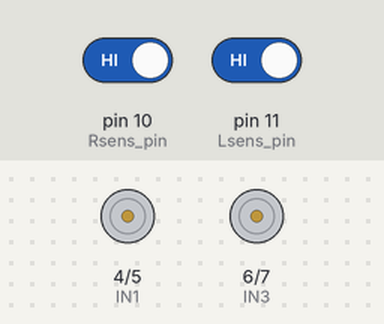
This sketch was run on a simulated Arduino Uno, built with avr-gcc and run on an emulated ATmega328P. On the bench: motor-driver pin pairs drawn as motors (green arrow = first pin HIGH = forward, orange = second pin HIGH = backward, longer = more drive, scaled by the enable pin). The inputs (shaded band) are chosen by the test bench; at power-on: pin 10 (Rsens_pin) HIGH, pin 11 (Lsens_pin) HIGH. What the sketch prints to the serial monitor is not drawn.

Above: at 1.2 s.
1.3 s: pin 10 (Rsens_pin) driven LOW
At 2.5 s:
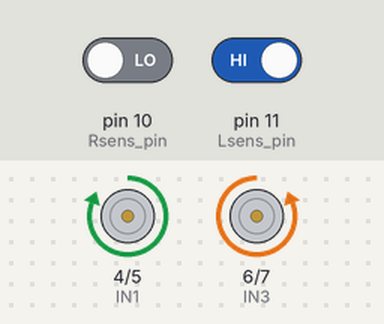
2.8 s: pin 11 (Lsens_pin) driven LOW
At 3.8 s:
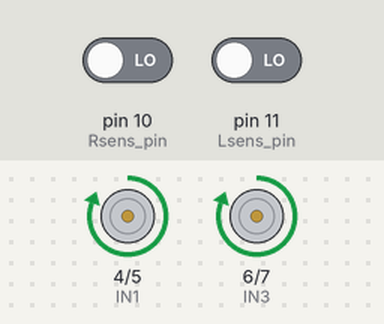
4.3 s: pin 10 (Rsens_pin) driven HIGH
At 4.8 s:
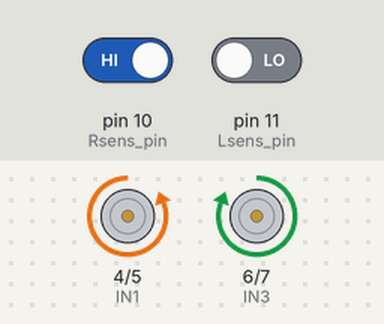
Timing chart, 0 to 7.3 s (numbered marks = the images above; inputs shaded):
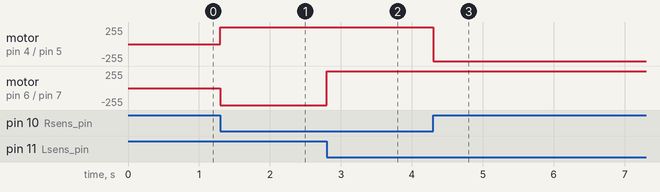

The sketch:

line_follower.ino
```cpp
int ENA=3;
int IN1=4;
int IN2=5;

int ENB=9;
int IN3=6;
int IN4=7;

int Lsens_pin=11;
int Rsens_pin=10;


int Lsens=0;
int Rsens=0;


void setup ()
{
Serial.begin(9600);
pinMode(Lsens_pin,INPUT);
pinMode(Rsens_pin,INPUT);
  pinMode(ENA,OUTPUT);
  pinMode(IN1,OUTPUT);
  pinMode(IN2,OUTPUT);
  pinMode(IN3,OUTPUT);
  pinMode(IN4,OUTPUT);
  pinMode(ENB,OUTPUT);

}
void loop(){
  Serial.println(Rsens);
sensor();

 if ((Lsens==0)&&(Rsens==0)){
   forward();
 }

 if ((Lsens==1)&&(Rsens==0)){
   left();
 }

 if ((Lsens==0)&&(Rsens==1)){
   right();
 }

}
void sensor(){
  Lsens=digitalRead(Lsens_pin);
  Rsens=digitalRead(Rsens_pin);
}
void forward(){
 analogWrite(ENA,255);
 analogWrite(ENB,255);
 digitalWrite(IN1,1);
 digitalWrite(IN2,0);
 digitalWrite(IN3,1);
 digitalWrite(IN4,0);
}
void left(){
  analogWrite(ENA,255);
 analogWrite(ENB,255);
 digitalWrite(IN1,1);
 digitalWrite(IN2,0);
 digitalWrite(IN3,0);
 digitalWrite(IN4,1);
}
void right(){
  analogWrite(ENA,255);
 analogWrite(ENB,255);
 digitalWrite(IN1,0);
 digitalWrite(IN2,1);
 digitalWrite(IN3,1);
 digitalWrite(IN4,0);
}
```

Measured:
- after the input at 1.3 s, motor on pin 4 (IN1) / pin 5 (IN2): stopped → forward 255/255 at once; motor on pin 6 (IN3) / pin 7 (IN4): stopped → backward 255/255 at once
- after the input at 2.8 s, motor on pin 6 (IN3) / pin 7 (IN4): backward 255/255 → forward 255/255 at once
- after the input at 4.3 s, motor on pin 4 (IN1) / pin 5 (IN2): forward 255/255 → backward 255/255 at once
